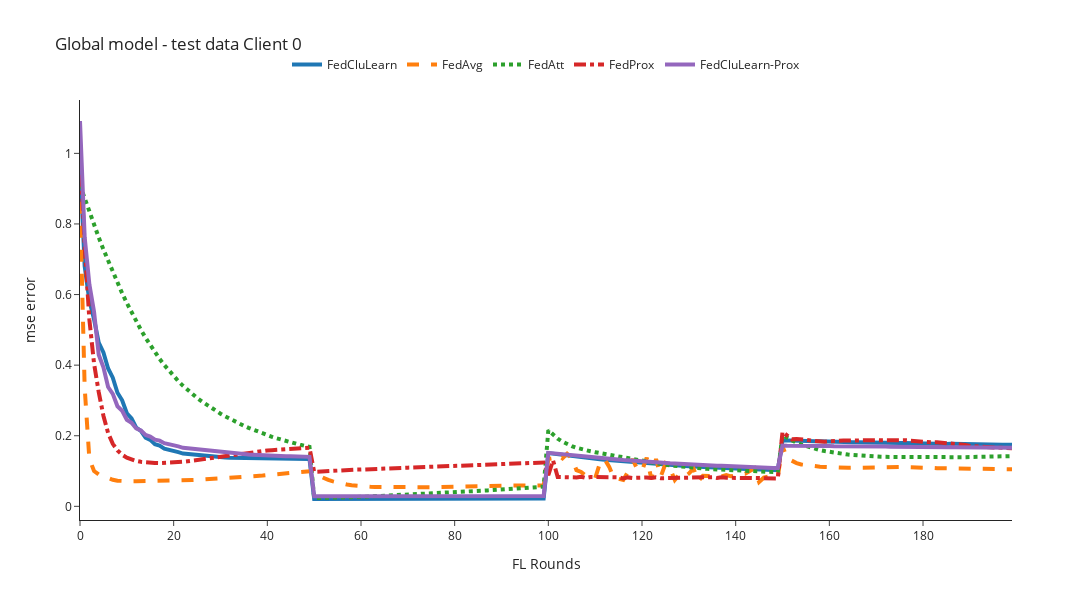
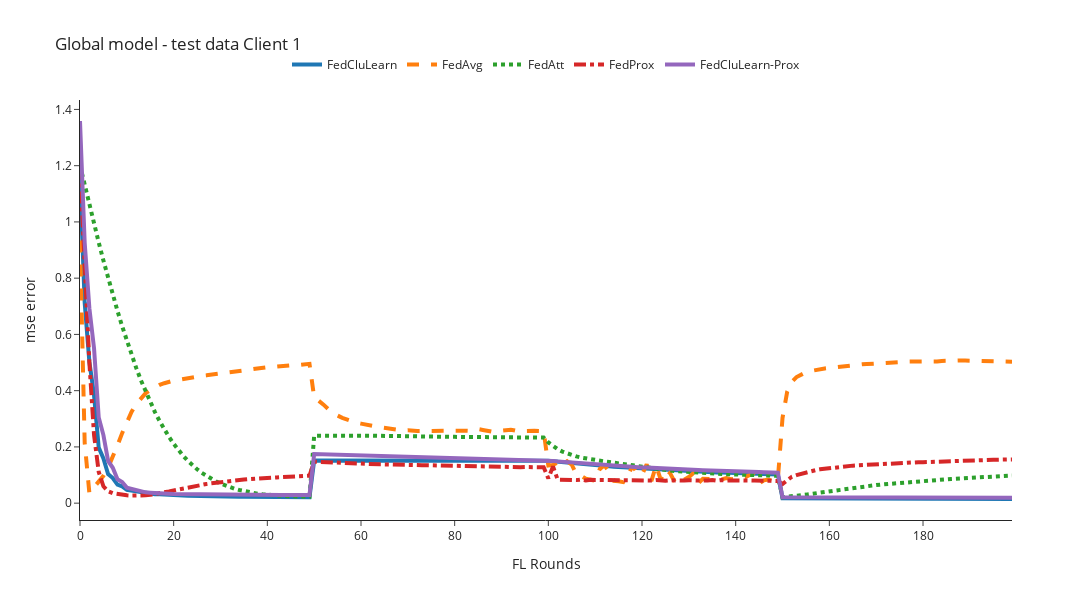

The notebook cell saved with these charts, in order:
### Code cell
mse_column='mse'
for client_id in [0,1,2]:
    n_rounds, y = preprocessing_results(filenames=global_filenames, client_id=client_id,mse_column=mse_column)
    plot_plotly(n_rounds, y, title=f'Global model - test data Client {client_id}', y_axis_title=f'{mse_column} error')

### Figure 1 — Plotly figure (JSON) as saved in the notebook; plotly's stock layout.template omitted (floating-point values rounded to 4 significant figures; data arrays with more than 128 entries replaced by an {"elided": "..."} marker saying what was removed)
{"data": [{"line": {"dash": "solid", "width": 4}, "mode": "lines", "name": "FedCluLearn", "type": "scatter", "x": {"elided": "201 int values"}, "y": {"elided": "200 float values"}}, {"line": {"dash": "dash", "width": 4}, "mode": "lines", "name": "FedAvg", "type": "scatter", "x": {"elided": "201 int values"}, "y": {"elided": "200 float values"}}, {"line": {"dash": "dot", "width": 4}, "mode": "lines", "name": "FedAtt", "type": "scatter", "x": {"elided": "201 int values"}, "y": {"elided": "200 float values"}}, {"line": {"dash": "dashdot", "width": 4}, "mode": "lines", "name": "FedProx", "type": "scatter", "x": {"elided": "201 int values"}, "y": {"elided": "200 float values"}}, {"line": {"dash": "solid", "width": 4}, "mode": "lines", "name": "FedCluLearn-Prox", "type": "scatter", "x": {"elided": "201 int values"}, "y": {"elided": "200 float values"}}], "layout": {"height": 600, "legend": {"orientation": "h", "x": 0.5, "xanchor": "center", "y": 1.05, "yanchor": "bottom"}, "title": {"text": "Global model - test data Client 0"}, "width": 1200, "xaxis": {"autorange": true, "range": [0, 199], "title": {"text": "FL Rounds"}, "type": "linear"}, "yaxis": {"autorange": true, "range": [-0.03869, 1.151], "title": {"text": "mse error"}, "type": "linear"}}}

### Figure 2 — Plotly figure (JSON) as saved in the notebook; plotly's stock layout.template omitted (floating-point values rounded to 4 significant figures; data arrays with more than 128 entries replaced by an {"elided": "..."} marker saying what was removed)
{"data": [{"line": {"dash": "solid", "width": 4}, "mode": "lines", "name": "FedCluLearn", "type": "scatter", "x": {"elided": "201 int values"}, "y": {"elided": "200 float values"}}, {"line": {"dash": "dash", "width": 4}, "mode": "lines", "name": "FedAvg", "type": "scatter", "x": {"elided": "201 int values"}, "y": {"elided": "200 float values"}}, {"line": {"dash": "dot", "width": 4}, "mode": "lines", "name": "FedAtt", "type": "scatter", "x": {"elided": "201 int values"}, "y": {"elided": "200 float values"}}, {"line": {"dash": "dashdot", "width": 4}, "mode": "lines", "name": "FedProx", "type": "scatter", "x": {"elided": "201 int values"}, "y": {"elided": "200 float values"}}, {"line": {"dash": "solid", "width": 4}, "mode": "lines", "name": "FedCluLearn-Prox", "type": "scatter", "x": {"elided": "201 int values"}, "y": {"elided": "200 float values"}}], "layout": {"height": 600, "legend": {"orientation": "h", "x": 0.5, "xanchor": "center", "y": 1.05, "yanchor": "bottom"}, "title": {"text": "Global model - test data Client 1"}, "width": 1200, "xaxis": {"autorange": true, "range": [0, 199], "title": {"text": "FL Rounds"}, "type": "linear"}, "yaxis": {"autorange": true, "range": [-0.05988, 1.434], "title": {"text": "mse error"}, "type": "linear"}}}
